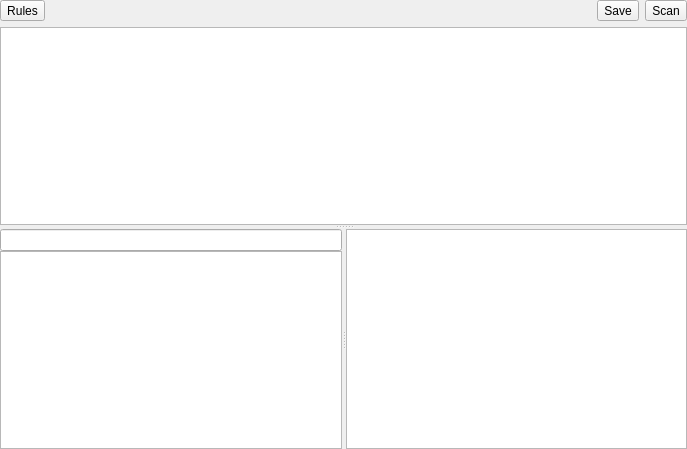
<?xml version="1.0" encoding="UTF-8"?>
<ui version="4.0">
 <class>YARAWidgetAdvanced</class>
 <widget class="QWidget" name="YARAWidgetAdvanced">
  <property name="geometry">
   <rect>
    <x>0</x>
    <y>0</y>
    <width>687</width>
    <height>449</height>
   </rect>
  </property>
  <property name="windowTitle">
   <string notr="true">YARA</string>
  </property>
  <layout class="QVBoxLayout" name="verticalLayout_2">
   <property name="leftMargin">
    <number>0</number>
   </property>
   <property name="topMargin">
    <number>0</number>
   </property>
   <property name="rightMargin">
    <number>0</number>
   </property>
   <property name="bottomMargin">
    <number>0</number>
   </property>
   <item>
    <layout class="QHBoxLayout" name="horizontalLayout">
     <item>
      <widget class="QToolButton" name="toolButtonRules">
       <property name="text">
        <string>Rules</string>
       </property>
       <property name="toolButtonStyle">
        <enum>Qt::ToolButtonTextBesideIcon</enum>
       </property>
      </widget>
     </item>
     <item>
      <spacer name="horizontalSpacer">
       <property name="orientation">
        <enum>Qt::Horizontal</enum>
       </property>
       <property name="sizeHint" stdset="0">
        <size>
         <width>40</width>
         <height>20</height>
        </size>
       </property>
      </spacer>
     </item>
     <item>
      <widget class="QToolButton" name="toolButtonSave">
       <property name="text">
        <string>Save</string>
       </property>
       <property name="toolButtonStyle">
        <enum>Qt::ToolButtonTextBesideIcon</enum>
       </property>
      </widget>
     </item>
     <item>
      <widget class="QToolButton" name="toolButtonScan">
       <property name="text">
        <string>Scan</string>
       </property>
       <property name="toolButtonStyle">
        <enum>Qt::ToolButtonTextBesideIcon</enum>
       </property>
      </widget>
     </item>
    </layout>
   </item>
   <item>
    <widget class="QSplitter" name="splitter_2">
     <property name="orientation">
      <enum>Qt::Vertical</enum>
     </property>
     <widget class="QTreeView" name="treeViewResult">
      <property name="editTriggers">
       <set>QAbstractItemView::NoEditTriggers</set>
      </property>
      <attribute name="headerVisible">
       <bool>false</bool>
      </attribute>
     </widget>
     <widget class="QSplitter" name="splitter">
      <property name="orientation">
       <enum>Qt::Horizontal</enum>
      </property>
      <widget class="QWidget" name="layoutWidget">
       <layout class="QVBoxLayout" name="verticalLayout">
        <property name="spacing">
         <number>0</number>
        </property>
        <item>
         <widget class="QLineEdit" name="lineEditRuleName">
          <property name="readOnly">
           <bool>true</bool>
          </property>
         </widget>
        </item>
        <item>
         <widget class="QPlainTextEdit" name="plainTextEdit">
          <property name="lineWrapMode">
           <enum>QPlainTextEdit::NoWrap</enum>
          </property>
          <property name="readOnly">
           <bool>true</bool>
          </property>
         </widget>
        </item>
       </layout>
      </widget>
      <widget class="QTableWidget" name="tableWidgetMatches">
       <property name="editTriggers">
        <set>QAbstractItemView::NoEditTriggers</set>
       </property>
       <property name="selectionMode">
        <enum>QAbstractItemView::SingleSelection</enum>
       </property>
       <property name="selectionBehavior">
        <enum>QAbstractItemView::SelectRows</enum>
       </property>
       <attribute name="horizontalHeaderVisible">
        <bool>true</bool>
       </attribute>
       <attribute name="verticalHeaderVisible">
        <bool>false</bool>
       </attribute>
       <attribute name="verticalHeaderMinimumSectionSize">
        <number>20</number>
       </attribute>
       <attribute name="verticalHeaderDefaultSectionSize">
        <number>20</number>
       </attribute>
      </widget>
     </widget>
    </widget>
   </item>
  </layout>
 </widget>
 <resources/>
 <connections/>
</ui>
